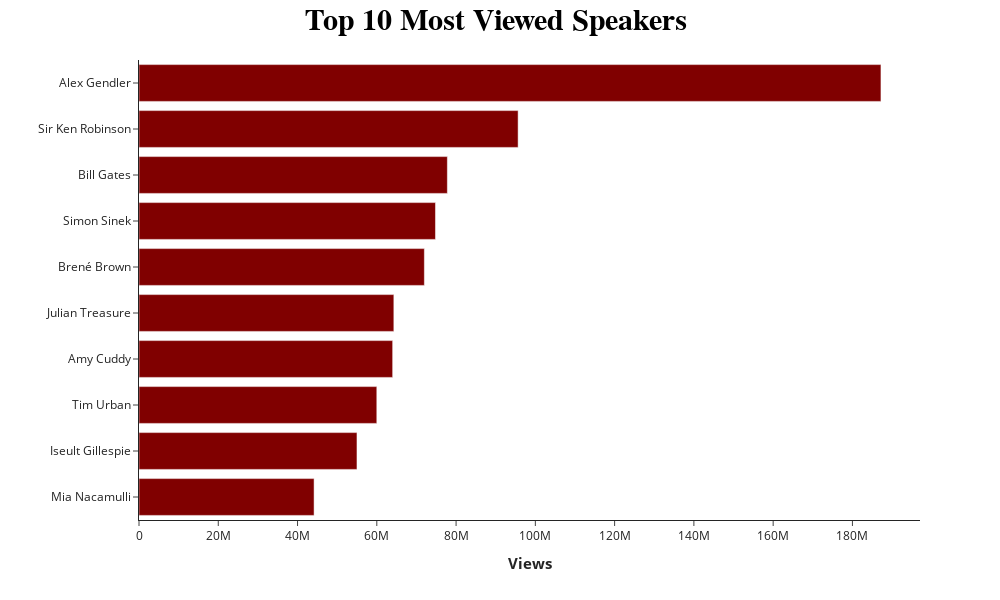

The notebook cell this image was saved under:
### Code cell
fig5 = px.bar(data_frame=views,y=views.index,x='views',orientation='h', width=1000, height=600,
              color_discrete_sequence=['#800000'],template='simple_white'          #color_continuous_scale='darkmint'
            )
fig5.update_layout(
    autosize=True,
    title ={'text': "<b style:'color:blue;'>Top 10 Most Viewed Speakers </b>", 'font': {'size': 30}},title_x=0.5,
    
     title_font_family="Times New Roman",
    title_font_color="black",
   # font_color='blue',
    
xaxis_title={'text': "<b style:'color:blue;'>Views</b>", 'font': {'size':15}},
yaxis_title={'text': "<b style:'color:blue';></b>", 'font': {'size': 15}}, paper_bgcolor='rgba(0,0,0,0)',
    plot_bgcolor='rgba(0,0,0,0)')
fig5.update_traces(showlegend=False)
fig5.show()

### Figure 1 — Plotly figure (JSON) as saved in the notebook; plotly's stock layout.template omitted (floating-point values rounded to 4 significant figures)
{"data": [{"alignmentgroup": "True", "hovertemplate": "views=%{x}<br>author=%{y}<extra></extra>", "legendgroup": "", "marker": {"color": "#800000", "pattern": {"shape": ""}}, "name": "", "offsetgroup": "", "orientation": "h", "showlegend": false, "textposition": "auto", "type": "bar", "x": [44174000, 54998000, 60000000, 64000000, 64300000, 72000000, 74800000, 77800000, 95654000, 187196000], "xaxis": "x", "y": ["Mia Nacamulli", "Iseult Gillespie", "Tim Urban", "Amy Cuddy", "Julian Treasure", "Brené Brown", "Simon Sinek", "Bill Gates", "Sir Ken Robinson", "Alex Gendler"], "yaxis": "y"}], "layout": {"autosize": true, "barmode": "relative", "height": 600, "legend": {"tracegroupgap": 0}, "margin": {"t": 60}, "paper_bgcolor": "rgba(0, 0, 0, 0)", "plot_bgcolor": "rgba(0, 0, 0, 0)", "title": {"font": {"color": "black", "family": "Times New Roman", "size": 30}, "text": "<b style:'color:blue;'>Top 10 Most Viewed Speakers </b>", "x": 0.5}, "width": 1000, "xaxis": {"anchor": "y", "autorange": true, "domain": [0, 1], "range": [0, 197000000.0], "title": {"font": {"size": 15}, "text": "<b style:'color:blue;'>Views</b>"}, "type": "linear"}, "yaxis": {"anchor": "x", "autorange": true, "domain": [0, 1], "range": [-0.5, 9.5], "title": {"font": {"size": 15}, "text": "<b style:'color:blue';></b>"}, "type": "category"}}}
